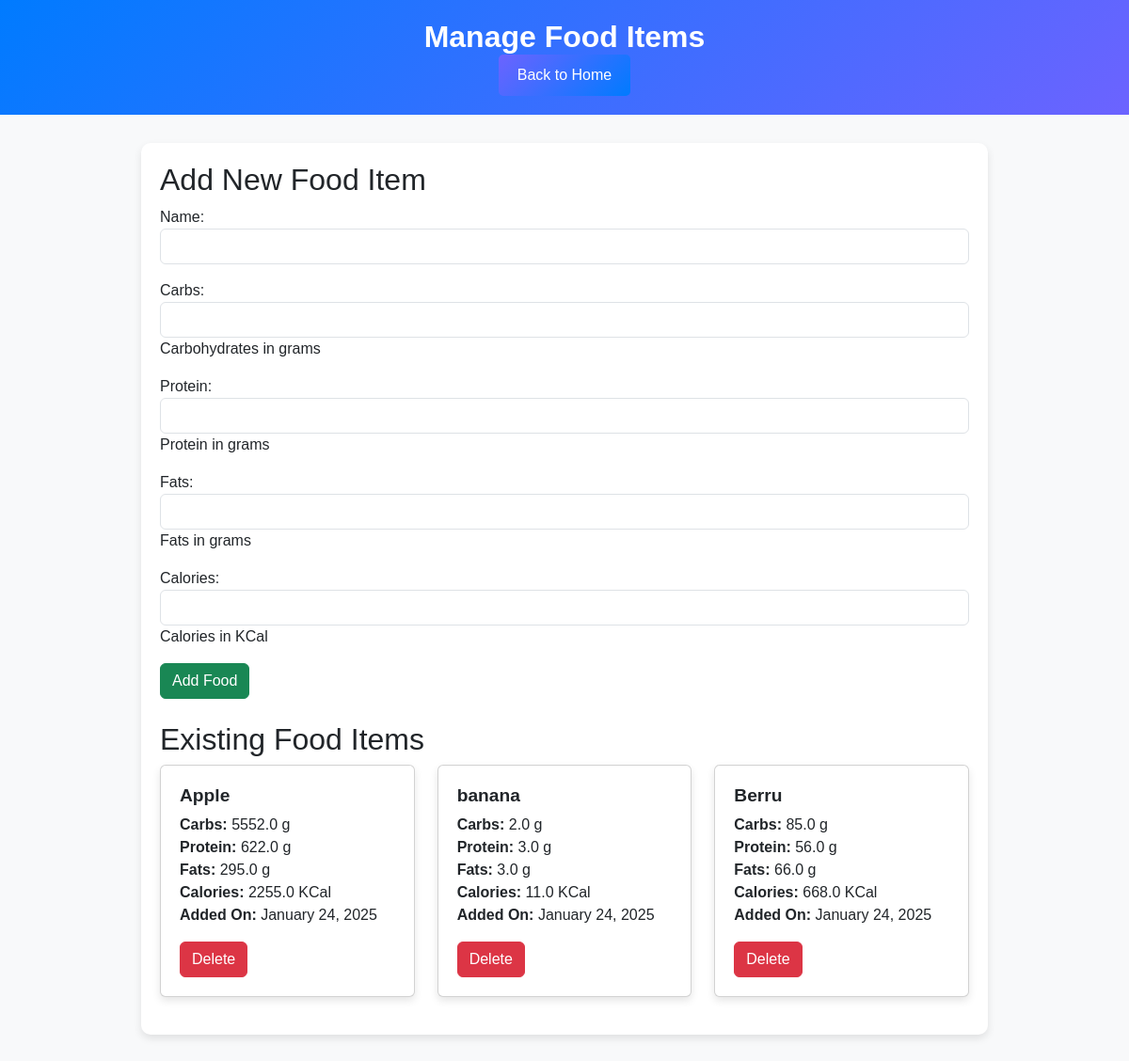
Page /manage-food/ (signed in) on the earlier database version.
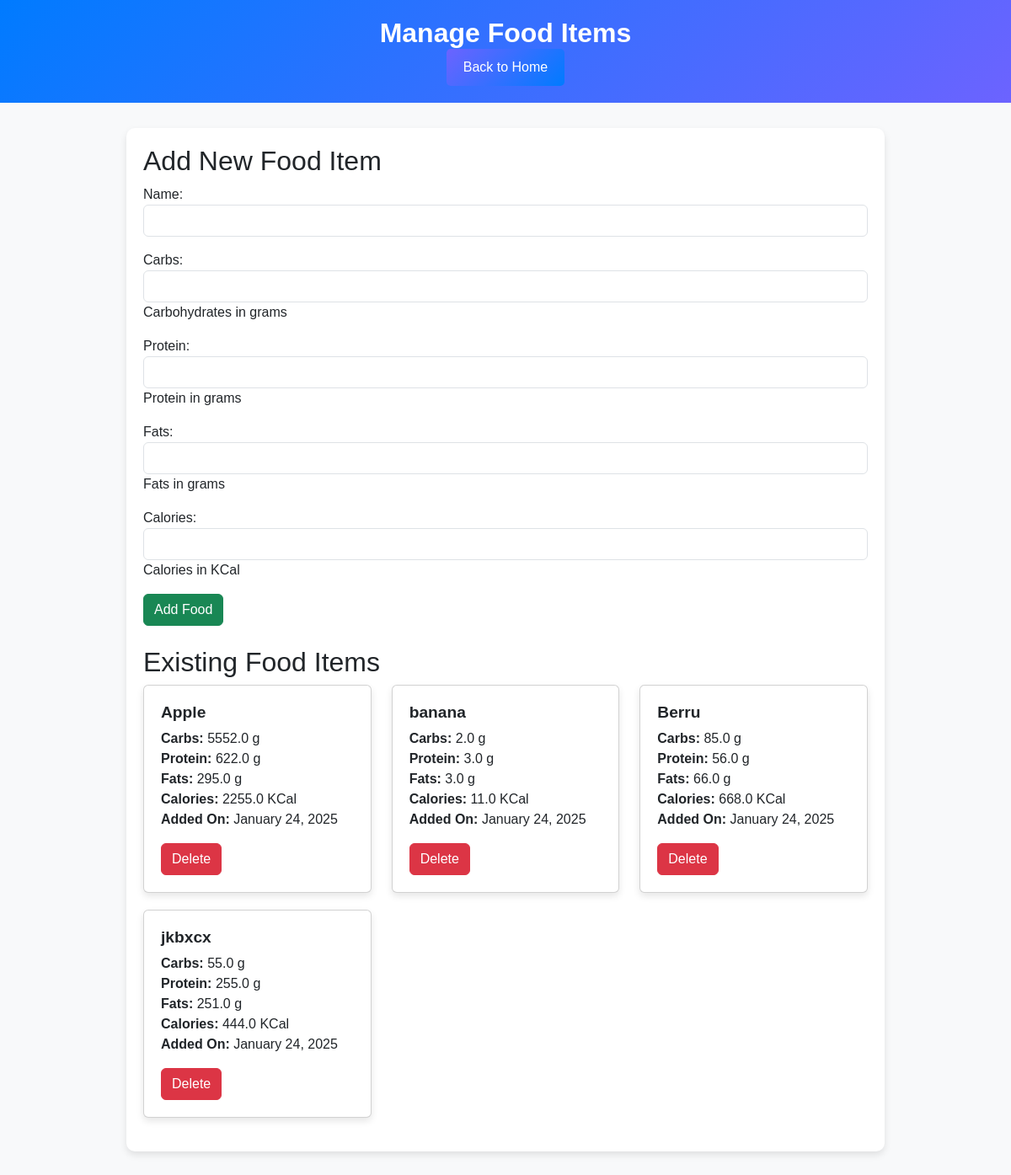
Same page on the later database version.
### myapp/models.py (models this page shows, shortened)
class FoodItem(models.Model):
    name = models.CharField(max_length=100, unique=True)
    carbs = models.FloatField(help_text="Carbohydrates in grams")
    protein = models.FloatField(help_text="Protein in grams")
    fats = models.FloatField(help_text="Fats in grams")
    calories = models.FloatField(help_text="Calories in KCal")
    date_added = models.DateField(default=now)

### myapp/views.py (the view)
# urls.py: path('manage-food/', views.manage_food, name='manage_food'),
@login_required
def manage_food(request):
    if request.method == 'POST':
        form = FoodItemForm(request.POST)
        if form.is_valid():
            form.save()
            return redirect('manage_food')
    else:
        form = FoodItemForm()
    food_items = FoodItem.objects.all()
    return render(request, 'myapp/manage_food.html', {'form': form, 'food_items': food_items})

### myapp/forms.py (shortened to what this page needs)
class FoodItemForm(forms.ModelForm):
    class Meta:
        model = FoodItem
        fields = ['name', 'carbs', 'protein', 'fats', 'calories']
        widgets = {
            'name': forms.TextInput(attrs={'class': 'form-control'}),
            'carbs': forms.NumberInput(attrs={'class': 'form-control'}),
            'protein': forms.NumberInput(attrs={'class': 'form-control'}),
            'fats': forms.NumberInput(attrs={'class': 'form-control'}),
            'calories': forms.NumberInput(attrs={'class': 'form-control'}),
        }

### myapp/templates/myapp/manage_food.html (shortened to what this page needs)
<!DOCTYPE html>
<html lang="en">
<head>
    <link href="https://cdn.jsdelivr.net/npm/bootstrap@5.3.0/dist/css/bootstrap.min.css" rel="stylesheet">
</head>
<body>
    <div class="header">
        <h1>Manage Food Items</h1>
        <a href="{% url 'home' %}" class="btn btn-custom">Back to Home</a>
    </div>
    <div class="container">
        <h2>Add New Food Item</h2>
        <form method="post" class="mb-4">
            {{ form.as_p }}
            <button type="submit" class="btn btn-success">Add Food</button>
        </form>
        <h2>Existing Food Items</h2>
        {% if food_items %}
        <div class="row">
            {% for food in food_items %}
            <div class="col-md-4">
                <div class="card">
                    <div class="card-body">
                        <h5 class="card-title">{{ food.name }}</h5>
                        <p class="card-text">
                            <strong>Carbs:</strong> {{ food.carbs }} g<br>
                            <strong>Protein:</strong> {{ food.protein }} g<br>
                            <strong>Fats:</strong> {{ food.fats }} g<br>
                            <strong>Calories:</strong> {{ food.calories }} KCal<br>
                            <strong>Added On:</strong> {{ food.date_added|date:"F j, Y" }}
                        </p>
                        <a href="{% url 'delete_food' food.id %}" class="btn btn-danger" onclick="return confirm('Are you sure you want to delete this food item?');">Delete</a>
                    </div>
                </div>
            </div>
            {% endfor %}
        </div>
        {% else %}
        <p>No food items available. Add your first food item!</p>
        {% endif %}
    </div>
</body>
</html>

### myapp/templates/myapp/manage_food.html (style rules this page uses)
body { font-family: Arial, sans-serif; margin: 0; padding: 0; background-color: #f8f9fa; }
.header { background: linear-gradient(135deg, #007bff, #6c63ff); color: white; padding: 20px; text-align: center; }
.header h1 { margin: 0; font-size: 2rem; font-weight: bold; }
.btn-custom { background: linear-gradient(135deg, #6c63ff, #007bff); color: white; border: none; padding: 10px 20px; border-radius: 5px; text-decoration: none; }
.container { margin: 30px auto; padding: 20px; background: white; border-radius: 10px; box-shadow: 0 4px 8px rgba(0, 0, 0, 0.1); max-width: 900px; }
.card { margin-bottom: 20px; box-shadow: 0 4px 8px rgba(0, 0, 0, 0.1); }
.card-body { padding: 20px; }
.card-title { font-size: 1.2rem; font-weight: bold; }

Differences in the rows shown:
added FoodItem: name "jkbxcx", carbs "55.0", protein "255.0", fats "251.0", calories "444.0", date_added "January 24, 2025"
